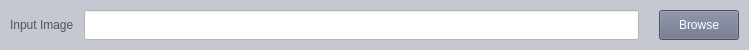
<?xml version="1.0" encoding="UTF-8"?>
<ui version="4.0">
 <class>Form</class>
 <widget class="QWidget" name="Form">
  <property name="geometry">
   <rect>
    <x>0</x>
    <y>0</y>
    <width>749</width>
    <height>50</height>
   </rect>
  </property>
  <property name="windowTitle">
   <string>Form</string>
  </property>
  <property name="styleSheet">
   <string notr="true">background-color:rgb(198, 200, 209);
color:white;
font-weight:300;</string>
  </property>
  <layout class="QHBoxLayout" name="horizontalLayout">
   <property name="spacing">
    <number>0</number>
   </property>
   <property name="leftMargin">
    <number>10</number>
   </property>
   <property name="topMargin">
    <number>10</number>
   </property>
   <property name="rightMargin">
    <number>10</number>
   </property>
   <property name="bottomMargin">
    <number>10</number>
   </property>
   <item>
    <widget class="QLabel" name="label_filename">
     <property name="styleSheet">
      <string notr="true">color:rgb(78, 83, 100);</string>
     </property>
     <property name="text">
      <string>Input Image</string>
     </property>
    </widget>
   </item>
   <item>
    <widget class="QLineEdit" name="edit_filename">
     <property name="minimumSize">
      <size>
       <width>0</width>
       <height>30</height>
      </size>
     </property>
     <property name="maximumSize">
      <size>
       <width>16777215</width>
       <height>30</height>
      </size>
     </property>
     <property name="styleSheet">
      <string notr="true">margin-right:20px;
margin-left:10px;
background-color:white;
color:rgb(43, 43, 43);</string>
     </property>
    </widget>
   </item>
   <item>
    <widget class="QPushButton" name="button_filename">
     <property name="minimumSize">
      <size>
       <width>0</width>
       <height>30</height>
      </size>
     </property>
     <property name="maximumSize">
      <size>
       <width>16777215</width>
       <height>30</height>
      </size>
     </property>
     <property name="styleSheet">
      <string notr="true">QPushButton{
background-color:rgb(103, 109, 133);
}</string>
     </property>
     <property name="text">
      <string>Browse</string>
     </property>
    </widget>
   </item>
  </layout>
 </widget>
 <resources/>
 <connections/>
</ui>
